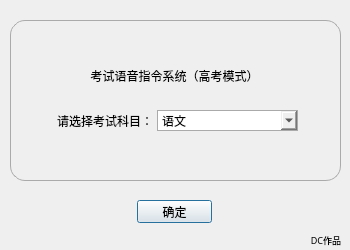
<?xml version="1.0" encoding="UTF-8"?>
<ui version="4.0">
 <class>gaokao</class>
 <widget class="QDialog" name="gaokao">
  <property name="geometry">
   <rect>
    <x>0</x>
    <y>0</y>
    <width>350</width>
    <height>250</height>
   </rect>
  </property>
  <property name="sizePolicy">
   <sizepolicy hsizetype="Fixed" vsizetype="Fixed">
    <horstretch>0</horstretch>
    <verstretch>0</verstretch>
   </sizepolicy>
  </property>
  <property name="minimumSize">
   <size>
    <width>350</width>
    <height>250</height>
   </size>
  </property>
  <property name="maximumSize">
   <size>
    <width>350</width>
    <height>250</height>
   </size>
  </property>
  <property name="windowTitle">
   <string>高考模式考试语音指令系统</string>
  </property>
  <property name="windowIcon">
   <iconset resource="../ico.qrc">
    <normaloff>:/C:/Users/Administrator/Desktop/logo-dc/logo128.ico</normaloff>:/C:/Users/Administrator/Desktop/logo-dc/logo128.ico</iconset>
  </property>
  <widget class="QWidget" name="widget" native="true">
   <property name="geometry">
    <rect>
     <x>10</x>
     <y>20</y>
     <width>331</width>
     <height>161</height>
    </rect>
   </property>
   <property name="styleSheet">
    <string notr="true">border:1px solid #aaa;
border-radius:15px;
</string>
   </property>
   <widget class="QLabel" name="label">
    <property name="geometry">
     <rect>
      <x>64</x>
      <y>40</y>
      <width>201</width>
      <height>31</height>
     </rect>
    </property>
    <property name="styleSheet">
     <string notr="true">border:0px;</string>
    </property>
    <property name="text">
     <string>考试语音指令系统（高考模式）</string>
    </property>
    <property name="alignment">
     <set>Qt::AlignCenter</set>
    </property>
   </widget>
   <widget class="QLabel" name="label_2">
    <property name="geometry">
     <rect>
      <x>47</x>
      <y>90</y>
      <width>111</width>
      <height>21</height>
     </rect>
    </property>
    <property name="styleSheet">
     <string notr="true">border:0px;</string>
    </property>
    <property name="text">
     <string>请选择考试科目：</string>
    </property>
   </widget>
   <widget class="QComboBox" name="comboBox">
    <property name="geometry">
     <rect>
      <x>147</x>
      <y>90</y>
      <width>141</width>
      <height>21</height>
     </rect>
    </property>
    <item>
     <property name="text">
      <string>语文</string>
     </property>
    </item>
    <item>
     <property name="text">
      <string>数学</string>
     </property>
    </item>
    <item>
     <property name="text">
      <string>理科综合/文科综合</string>
     </property>
    </item>
    <item>
     <property name="text">
      <string>外语</string>
     </property>
    </item>
   </widget>
  </widget>
  <widget class="QPushButton" name="pushButton">
   <property name="geometry">
    <rect>
     <x>137</x>
     <y>200</y>
     <width>75</width>
     <height>23</height>
    </rect>
   </property>
   <property name="text">
    <string>确定</string>
   </property>
  </widget>
  <widget class="QLabel" name="statusLabel">
   <property name="geometry">
    <rect>
     <x>190</x>
     <y>230</y>
     <width>151</width>
     <height>20</height>
    </rect>
   </property>
   <property name="sizePolicy">
    <sizepolicy hsizetype="Fixed" vsizetype="Fixed">
     <horstretch>0</horstretch>
     <verstretch>0</verstretch>
    </sizepolicy>
   </property>
   <property name="font">
    <font>
     <family>楷体</family>
     <pointsize>7</pointsize>
    </font>
   </property>
   <property name="toolTipDuration">
    <number>3</number>
   </property>
   <property name="text">
    <string>DC作品</string>
   </property>
   <property name="alignment">
    <set>Qt::AlignRight|Qt::AlignTrailing|Qt::AlignVCenter</set>
   </property>
  </widget>
 </widget>
 <resources>
  <include location="../ico.qrc"/>
 </resources>
 <connections/>
</ui>
